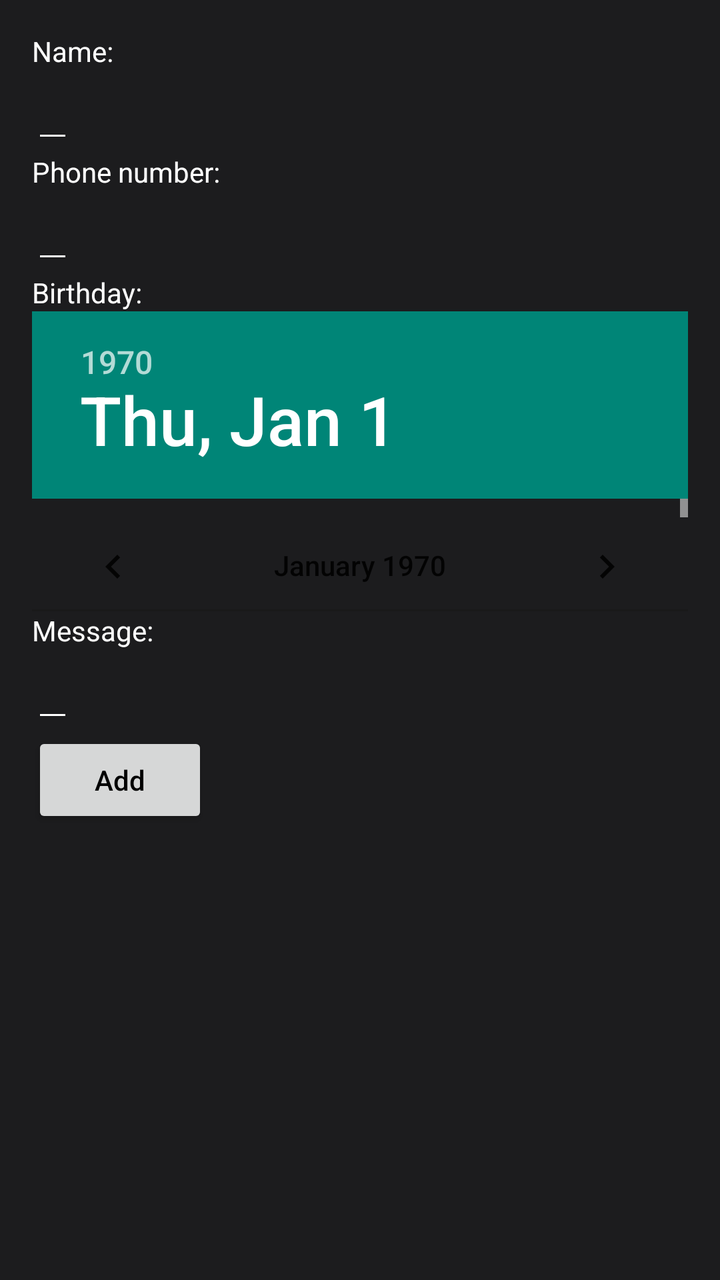
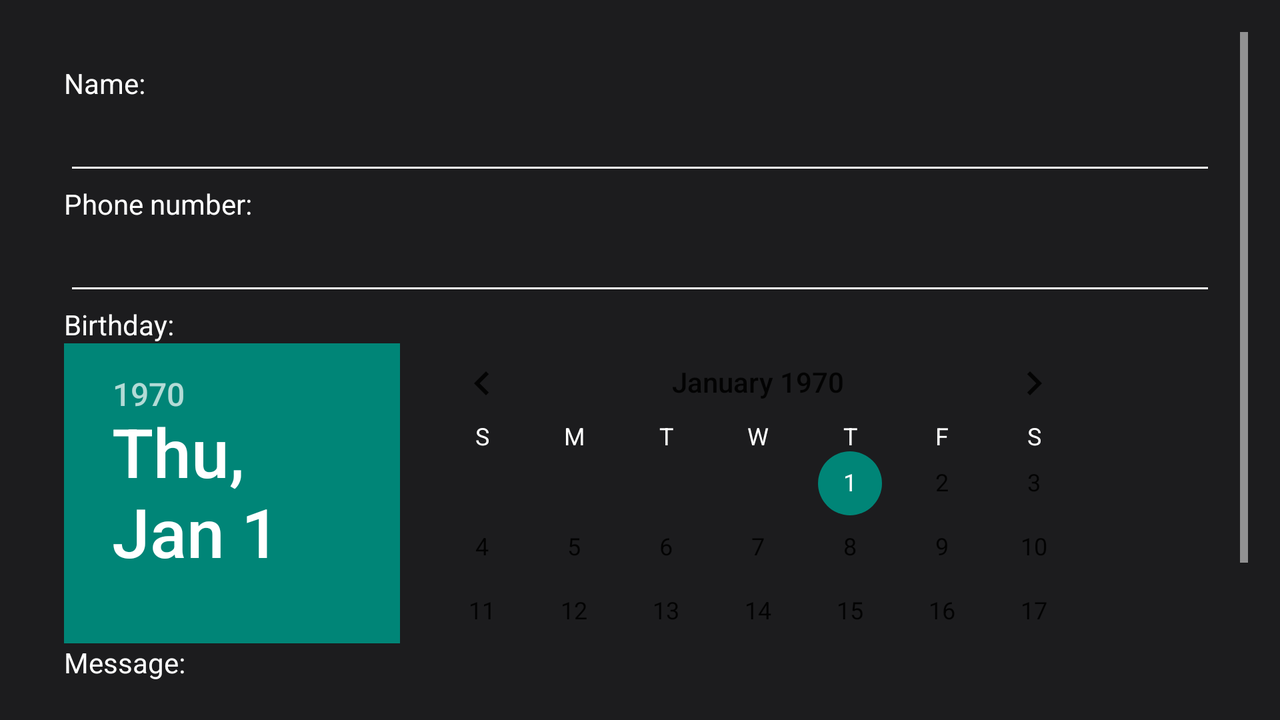

The same Android screen from two of the app's own layout files: first res/layout/ as a phone draws it, then the author's variant for another configuration, drawn on a device whose configuration selects that folder. Both files follow.
<!-- AndroidManifest.xml: application theme AppTheme -->
<!-- res/layout/activity_new_contact.xml -->
<?xml version="1.0" encoding="utf-8"?>
    <LinearLayout xmlns:android="http://schemas.android.com/apk/res/android"
        xmlns:tools="http://schemas.android.com/tools"
        tools:context=".NewContactActivity"
        android:layout_width="match_parent"
        android:layout_height="match_parent"
        android:orientation="vertical"
        android:background="@color/background_color"
        android:padding="@dimen/activity_horizontal_margin" >

        
        <TextView
            android:labelFor="@+id/name"
            android:id="@+id/labelName"
            android:text="@string/label_name"
            android:layout_width="wrap_content"
            android:layout_height="wrap_content" />
        <EditText
            android:id="@+id/name"
            android:inputType="text"
            android:layout_width="wrap_content"
            android:layout_height="wrap_content"
            android:textColor="@android:color/white" />

        
        <TextView
            android:labelFor="@+id/phoneNumber"
            android:id="@+id/labelPhoneNumber"
            android:text="@string/label_phone_number"
            android:layout_width="wrap_content"
            android:layout_height="wrap_content" />
        <EditText
            android:id="@+id/phoneNumber"
            android:inputType="phone"
            android:layout_width="wrap_content"
            android:layout_height="wrap_content"
            android:textColor="@android:color/white" />

        
        <TextView
            android:labelFor="@+id/birthday"
            android:text="@string/label_birthday"
            android:id="@+id/labelBirthday"
            android:layout_width="wrap_content"
            android:layout_height="wrap_content" />
        <DatePicker
            android:id="@+id/birthday"
            android:layout_width="match_parent"
            android:layout_height="@dimen/date_picker_height"
            android:calendarViewShown="false" >
        </DatePicker>

        
        <TextView
            android:labelFor="@+id/message"
            android:id="@+id/labelMessage"
            android:text="@string/label_message"
            android:layout_width="wrap_content"
            android:layout_height="wrap_content" />
        <EditText
            android:id="@+id/message"
            android:inputType="text"
            android:layout_width="wrap_content"
            android:layout_height="wrap_content"
            android:textColor="@android:color/white" />

        
        <Button android:layout_width="wrap_content"
            android:layout_height="wrap_content"
            android:text="@string/add"
            android:textColor="@android:color/black"
            android:textAllCaps="false"
            android:onClick="addContact" />

            

    </LinearLayout>
<!-- resources referenced by this layout -->
<resources>
  <color name="background_color">#1C1C1E</color>
  <dimen name="activity_horizontal_margin">16dp</dimen>
  <dimen name="date_picker_height">150dp</dimen>
  <string name="add">Add</string>
  <string name="label_birthday">Birthday:</string>
  <string name="label_message">Message:</string>
  <string name="label_name">Name:</string>
  <string name="label_phone_number">Phone number:</string>
  <style name="AppTheme" parent="Theme.AppCompat.Light.DarkActionBar">
  
          <item name="android:textColor">@android:color/white</item>
          <item name="android:textCursorDrawable">@drawable/custom_cursor</item>
          <item name="android:editTextColor">@android:color/white</item>
          <item name="android:textColorSecondary">@android:color/white</item>
  
          
  
          
  
      </style>
  <!-- drawable custom_cursor (drawable) -->
  <?xml version="1.0" encoding="utf-8"?>
  <selector xmlns:android="http://schemas.android.com/apk/res/android">
  
      <item>
          <shape xmlns:android="http://schemas.android.com/apk/res/android"
              android:shape="rectangle" >
              <solid android:color="@android:color/white" />
              <size android:width="1dp" />
          </shape>
      </item>
  
  </selector>
</resources>
<!-- res/layout-land/activity_new_contact.xml (the author's variant of the layout above) -->
<!-- drawn on the phone turned sideways -->
<?xml version="1.0" encoding="utf-8"?>
<ScrollView xmlns:android="http://schemas.android.com/apk/res/android"
    xmlns:tools="http://schemas.android.com/tools"
    tools:context=".NewContactActivity"
    android:layout_width="match_parent"
    android:layout_height="match_parent"
    android:background="@color/background_color"
    android:padding="@dimen/activity_horizontal_margin" >

    <LinearLayout xmlns:android="http://schemas.android.com/apk/res/android"
        xmlns:tools="http://schemas.android.com/tools"
        tools:context=".NewContactActivity"
        android:layout_width="match_parent"
        android:layout_height="wrap_content"
        android:orientation="vertical"
        android:background="@color/background_color"
        android:padding="@dimen/activity_horizontal_margin" >

        
        <TextView
            android:labelFor="@+id/name"
            android:id="@+id/labelName"
            android:text="@string/label_name"
            android:layout_width="wrap_content"
            android:layout_height="wrap_content" />
        <EditText
            android:id="@+id/name"
            android:inputType="text"
            android:layout_width="match_parent"
            android:layout_height="wrap_content"
            android:textColor="@android:color/white" />

        
        <TextView
            android:labelFor="@+id/phoneNumber"
            android:id="@+id/labelPhoneNumber"
            android:text="@string/label_phone_number"
            android:layout_width="wrap_content"
            android:layout_height="wrap_content" />
        <EditText
            android:id="@+id/phoneNumber"
            android:inputType="phone"
            android:layout_width="match_parent"
            android:layout_height="wrap_content"
            android:textColor="@android:color/white" />

        
        <TextView
            android:labelFor="@+id/birthday"
            android:text="@string/label_birthday"
            android:id="@+id/labelBirthday"
            android:layout_width="wrap_content"
            android:layout_height="wrap_content" />
        <DatePicker
            android:id="@+id/birthday"
            android:layout_width="match_parent"
            android:layout_height="@dimen/date_picker_height"
            android:calendarViewShown="false" >
        </DatePicker>

        
        <TextView
            android:labelFor="@+id/message"
            android:id="@+id/labelMessage"
            android:text="@string/label_message"
            android:layout_width="wrap_content"
            android:layout_height="wrap_content" />
        <EditText
            android:id="@+id/message"
            android:inputType="text"
            android:layout_width="match_parent"
            android:layout_height="wrap_content"
            android:textColor="@android:color/white" />

        <LinearLayout
            android:layout_width="match_parent"
            android:layout_height="wrap_content"
            android:orientation="horizontal"
            android:gravity="end"
            android:layout_marginTop="@dimen/add_button_margin_top" >

            
            <Button android:layout_width="wrap_content"
                android:layout_height="@dimen/add_button_height"
                android:text="@string/add"
                android:textColor="@android:color/holo_blue_bright"
                android:background="@drawable/custom_button"
                android:layout_gravity="end"
                android:onClick="addContact"
                android:layout_marginEnd="@dimen/save_button_margin_right" />

            
            <Button android:layout_width="wrap_content"
                android:layout_height="@dimen/add_button_height"
                android:text="@string/cancel"
                android:textColor="@android:color/holo_blue_bright"
                android:background="@drawable/custom_button"
                android:layout_gravity="end"
                android:onClick="cancel" />

        </LinearLayout>

    </LinearLayout>

</ScrollView>
<!-- resources referenced by the variant -->
<!-- as the phone turned sideways resolves them -->
<resources>
  <color name="background_color">#1C1C1E</color>
  <dimen name="activity_horizontal_margin">16dp</dimen>
  <dimen name="add_button_height">40dp</dimen>
  <dimen name="add_button_margin_top">7dp</dimen>
  <dimen name="date_picker_height">150dp</dimen>
  <dimen name="save_button_margin_right">5dp</dimen>
  <!-- drawable custom_button (drawable) -->
  <?xml version="1.0" encoding="utf-8"?>
  <selector xmlns:android="http://schemas.android.com/apk/res/android">
  
      <item>
          <shape xmlns:android="http://schemas.android.com/apk/res/android"
              android:shape="rectangle" >
              <solid android:color="@color/background_color" />
              <corners android:radius="3dp" />
              <stroke android:width="1px" android:color="@android:color/white" />
          </shape>
      </item>
  
  </selector>
  <string name="add">Add</string>
  <string name="cancel">Cancel</string>
  <string name="label_birthday">Birthday:</string>
  <string name="label_message">Message:</string>
  <string name="label_name">Name:</string>
  <string name="label_phone_number">Phone number:</string>
  <style name="AppTheme" parent="Theme.AppCompat.Light.DarkActionBar">
  
          <item name="android:textColor">@android:color/white</item>
          <item name="android:textCursorDrawable">@drawable/custom_cursor</item>
          <item name="android:editTextColor">@android:color/white</item>
          <item name="android:textColorSecondary">@android:color/white</item>
  
          
  
          
  
      </style>
  <!-- drawable custom_cursor (drawable) -->
  <?xml version="1.0" encoding="utf-8"?>
  <selector xmlns:android="http://schemas.android.com/apk/res/android">
  
      <item>
          <shape xmlns:android="http://schemas.android.com/apk/res/android"
              android:shape="rectangle" >
              <solid android:color="@android:color/white" />
              <size android:width="1dp" />
          </shape>
      </item>
  
  </selector>
</resources>
